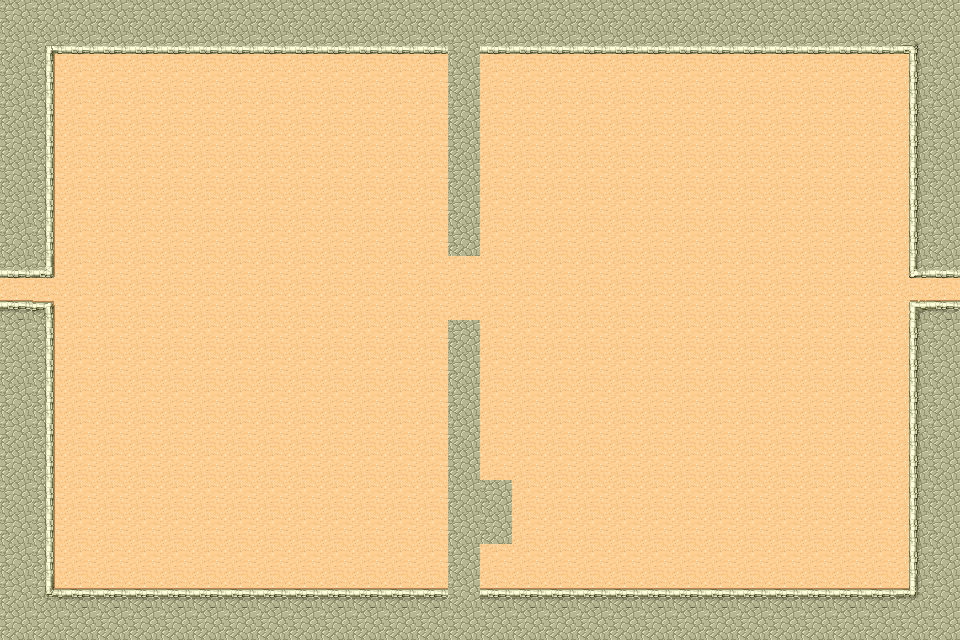

This is a level from a 2D game, rendered from its Tiled map with the project's own tilesets. A one-line summary and the map file follow, with tile-layer data summarised:
An orthogonal 30x20 tile map with 32x32 px tiles, 1 tile layer (Background) and 2 objects (Waypoint0, Waypoint1).

<map version="1.0" orientation="orthogonal" width="30" height="20" tilewidth="32" tileheight="32">
 <tileset firstgid="1" name="desert" tilewidth="32" tileheight="32" spacing="1" margin="1">
  <image source="tmw_desert_spacing.png" width="265" height="199" />
  <tile id="24">
   <properties>
    <property name="buildable" value="0" />
   </properties>
  </tile>
  <tile id="25">
   <properties>
    <property name="buildable" value="0" />
   </properties>
  </tile>
  <tile id="26">
   <properties>
    <property name="buildable" value="0" />
   </properties>
  </tile>
  <tile id="29">
   <properties>
    <property name="buildable" value="1" />
   </properties>
  </tile>
  <tile id="32">
   <properties>
    <property name="buildable" value="0" />
   </properties>
  </tile>
  <tile id="33">
   <properties>
    <property name="buildable" value="0" />
   </properties>
  </tile>
  <tile id="34">
   <properties>
    <property name="buildable" value="0" />
   </properties>
  </tile>
  <tile id="40">
   <properties>
    <property name="buildable" value="0" />
   </properties>
  </tile>
  <tile id="41">
   <properties>
    <property name="buildable" value="0" />
   </properties>
  </tile>
  <tile id="42">
   <properties>
    <property name="buildable" value="0" />
   </properties>
  </tile>
 </tileset>
 <layer name="Background" width="30" height="20">
  <data>[600 cells, 600 non-empty, 14 distinct tile ids]</data>
 </layer>
 <objectgroup name="Objects" width="30" height="20" visible="0">
  <object name="Waypoint0" x="-14" y="288" />
  <object name="Waypoint1" x="972" y="289" />
 </objectgroup>
</map>
